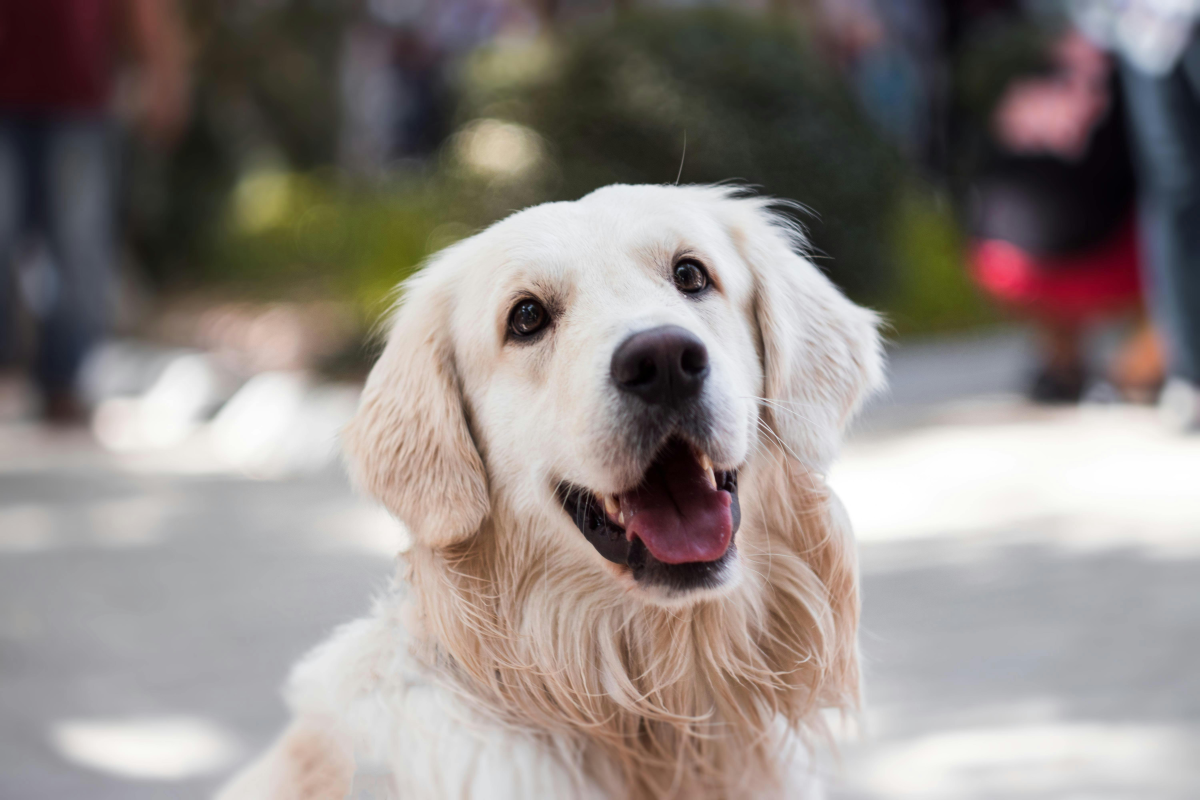
#> input picture media/dog.jpg, 6000 x 4000 px (shown at 1/5 size)
$ python AnnotatingImages.py
#> lines starting #> are read from the running program, lines starting #| are printed output that depends on the picture
import cv2 as cv
import numpy as np
from matplotlib import pyplot as plt
import os

def read_image(path):
#> called with path = 'media/dog.jpg'
  if not path or not os.path.exists(path):
    return
  image=cv.imread(path, 1)
#> image is the input picture: shape (4000, 6000, 3); mean B, G, R 131.2, 135.1, 143.1
  cv.imshow('Image', image)
  plt.imshow(cv.cvtColor(image,cv.COLOR_BGR2RGB))
  cv.waitKey(0)
  cv.destroyAllWindows()
  return image

def drawline(image):
  imageLine = image.copy()
  #Draw the image from point A to B
  pointA = (24,1075)
  pointB = (5957,997)
  cv.line(imageLine, pointA, pointB, (255, 255, 0), thickness=100, lineType=cv.LINE_AA)
  #cv.imshow('Image Line', imageLine)
  plt.imshow(cv.cvtColor(imageLine,cv.COLOR_BGR2RGB))
  cv.waitKey(0)
  cv.destroyAllWindows()

def drawcircle(image):
  imageCircle = image.copy()
  circle_center = (3278,1946)
  radius =300
  #set thickness=100 for hollow circle
  cv.circle(imageCircle, circle_center, radius, (0, 255, 255), thickness=cv.FILLED, lineType=cv.LINE_AA)
  # Display the result
  #cv.imshow("Image Circle",image)
  plt.imshow(cv.cvtColor(imageCircle,cv.COLOR_BGR2RGB))
  cv.waitKey(0)

def drawrectangle(image):
  imageRectangle = image.copy()
  start_point =(2068, 1045)
  end_point =(4270,3634)
  plt.imshow(cv.cvtColor(imageRectangle,cv.COLOR_BGR2RGB))
  cv.rectangle(imageRectangle, start_point, end_point, (0, 0, 255), thickness=50, lineType=cv.LINE_8)
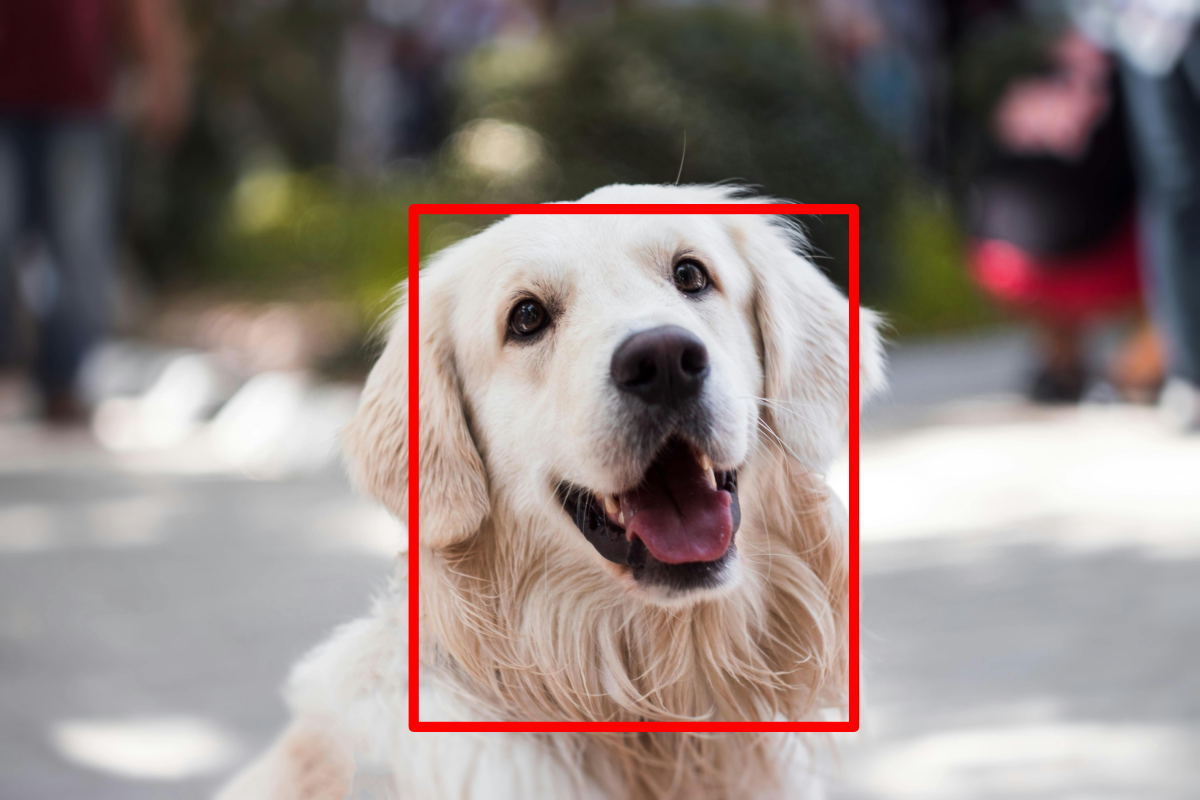
#> imageRectangle: shape (4000, 6000, 3) (shown at 1/5 size); mean B, G, R 127.9, 131.7, 144.6
  # display the output
  cv.imshow('imageRectangle', imageRectangle)
  cv.waitKey(0)


def main():
  path='media/dog.jpg'
  image=read_image(path)
  #drawline(image)
  #drawcircle(image)
  drawrectangle(image)


if __name__=="__main__":
  main()
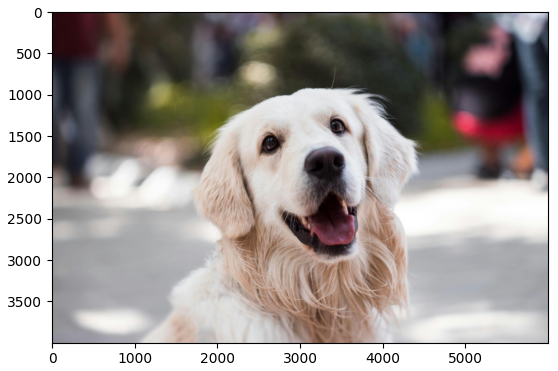
#> figure drawn by matplotlib, 1 panel

$ run again, with media/Cat.jpg copied over media/dog.jpg
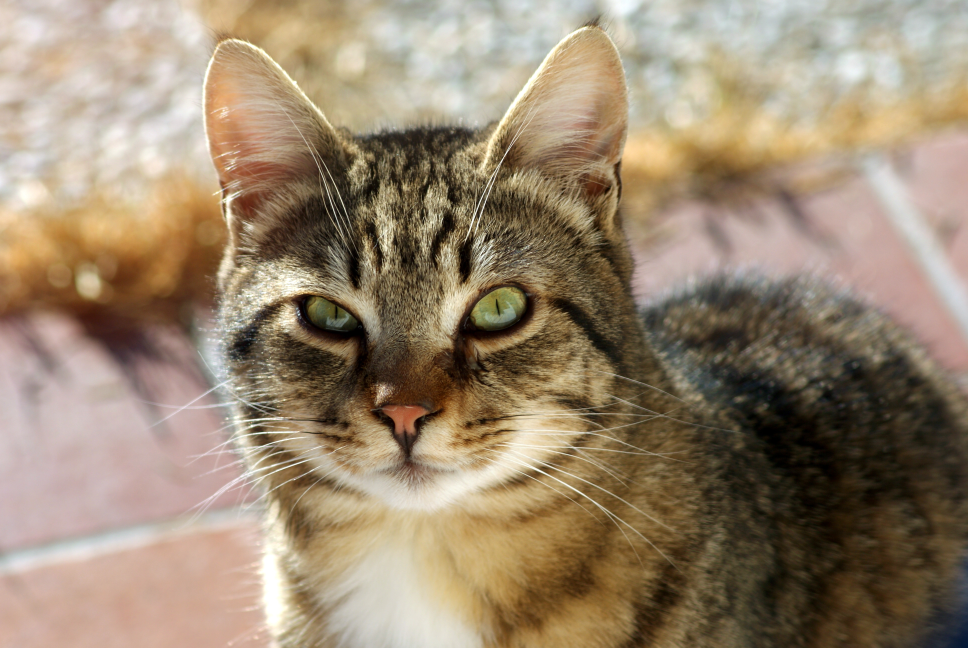
#> input picture media/Cat.jpg, 3872 x 2592 px (shown at 1/4 size)
#> in read_image, image is the input picture: shape (2592, 3872, 3); mean B, G, R 111.9, 134.8, 152.9
#> `main()`:
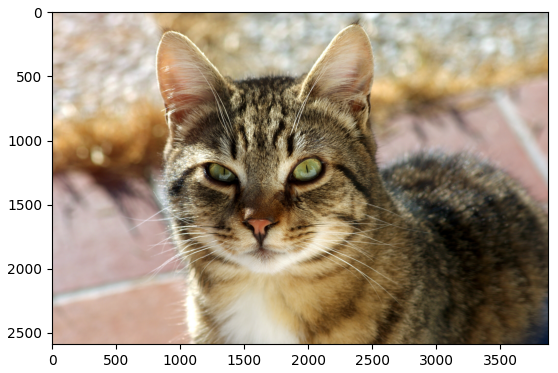
#> figure drawn by matplotlib, 1 panel
